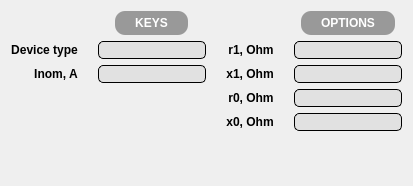
            <widget class="QWidget" name="insertContactPage">
             <layout class="QGridLayout" name="gridLayout_3">
              <property name="bottomMargin">
               <number>55</number>
              </property>
              <property name="horizontalSpacing">
               <number>20</number>
              </property>
              <item row="0" column="1" alignment="Qt::AlignHCenter|Qt::AlignVCenter">
               <widget class="QLabel" name="insertContactTitle">
                <property name="font">
                 <font>
                  <pointsize>9</pointsize>
                  <weight>75</weight>
                  <bold>true</bold>
                 </font>
                </property>
                <property name="styleSheet">
                 <string notr="true">background-color: rgba(153, 153, 153);
color: rgb(255, 255, 255);
padding-right: 20px;
padding-left: 20px;
padding-top: 5px;
padding-bottom: 5px;
border-radius: 10px;
</string>
                </property>
                <property name="text">
                 <string>KEYS</string>
                </property>
                <property name="alignment">
                 <set>Qt::AlignCenter</set>
                </property>
               </widget>
              </item>
              <item row="0" column="3" alignment="Qt::AlignHCenter|Qt::AlignVCenter">
               <widget class="QLabel" name="insertContactTitle2">
                <property name="font">
                 <font>
                  <pointsize>9</pointsize>
                  <weight>75</weight>
                  <bold>true</bold>
                 </font>
                </property>
                <property name="styleSheet">
                 <string notr="true">background-color: rgba(153, 153, 153);
color: rgb(255, 255, 255);
padding-right: 20px;
padding-left: 20px;
padding-top: 5px;
padding-bottom: 5px;
border-radius: 10px;
</string>
                </property>
                <property name="text">
                 <string>OPTIONS</string>
                </property>
                <property name="alignment">
                 <set>Qt::AlignCenter</set>
                </property>
               </widget>
              </item>
              <item row="1" column="0" alignment="Qt::AlignRight">
               <widget class="QLabel" name="insertContactLabel">
                <property name="font">
                 <font>
                  <pointsize>9</pointsize>
                  <weight>75</weight>
                  <bold>true</bold>
                 </font>
                </property>
                <property name="text">
                 <string>Device type</string>
                </property>
                <property name="alignment">
                 <set>Qt::AlignCenter</set>
                </property>
               </widget>
              </item>
              <item row="1" column="1">
               <widget class="QLineEdit" name="insertContactEdit">
                <property name="font">
                 <font>
                  <pointsize>9</pointsize>
                 </font>
                </property>
                <property name="styleSheet">
                 <string notr="true">background-color: rgba(225, 225, 225);
border-radius: 5px;
border: 1px solid black</string>
                </property>
                <property name="alignment">
                 <set>Qt::AlignCenter</set>
                </property>
               </widget>
              </item>
              <item row="1" column="2" alignment="Qt::AlignRight">
               <widget class="QLabel" name="insertContactLabel3">
                <property name="font">
                 <font>
                  <pointsize>9</pointsize>
                  <weight>75</weight>
                  <bold>true</bold>
                 </font>
                </property>
                <property name="text">
                 <string>r1, Ohm</string>
                </property>
                <property name="alignment">
                 <set>Qt::AlignCenter</set>
                </property>
               </widget>
              </item>
              <item row="1" column="3">
               <widget class="QLineEdit" name="insertContactEdit3">
                <property name="font">
                 <font>
                  <pointsize>9</pointsize>
                 </font>
                </property>
                <property name="styleSheet">
                 <string notr="true">background-color: rgba(225, 225, 225);
border-radius: 5px;
border: 1px solid black</string>
                </property>
                <property name="alignment">
                 <set>Qt::AlignCenter</set>
                </property>
               </widget>
              </item>
              <item row="2" column="0" alignment="Qt::AlignRight">
               <widget class="QLabel" name="insertContactLabel2">
                <property name="font">
                 <font>
                  <pointsize>9</pointsize>
                  <weight>75</weight>
                  <bold>true</bold>
                 </font>
                </property>
                <property name="text">
                 <string>Inom, A</string>
                </property>
                <property name="alignment">
                 <set>Qt::AlignCenter</set>
                </property>
               </widget>
              </item>
              <item row="2" column="1">
               <widget class="QLineEdit" name="insertContactEdit2">
                <property name="font">
                 <font>
                  <pointsize>9</pointsize>
                 </font>
                </property>
                <property name="styleSheet">
                 <string notr="true">background-color: rgba(225, 225, 225);
border-radius: 5px;
border: 1px solid black</string>
                </property>
                <property name="alignment">
                 <set>Qt::AlignCenter</set>
                </property>
               </widget>
              </item>
              <item row="2" column="2" alignment="Qt::AlignRight">
               <widget class="QLabel" name="insertContactLabel4">
                <property name="font">
                 <font>
                  <pointsize>9</pointsize>
                  <weight>75</weight>
                  <bold>true</bold>
                 </font>
                </property>
                <property name="text">
                 <string>x1, Ohm</string>
                </property>
                <property name="alignment">
                 <set>Qt::AlignCenter</set>
                </property>
               </widget>
              </item>
              <item row="2" column="3">
               <widget class="QLineEdit" name="insertContactEdit4">
                <property name="font">
                 <font>
                  <pointsize>9</pointsize>
                 </font>
                </property>
                <property name="styleSheet">
                 <string notr="true">background-color: rgba(225, 225, 225);
border-radius: 5px;
border: 1px solid black</string>
                </property>
                <property name="alignment">
                 <set>Qt::AlignCenter</set>
                </property>
               </widget>
              </item>
              <item row="3" column="2" alignment="Qt::AlignRight">
               <widget class="QLabel" name="insertContactLabel5">
                <property name="font">
                 <font>
                  <pointsize>9</pointsize>
                  <weight>75</weight>
                  <bold>true</bold>
                 </font>
                </property>
                <property name="text">
                 <string>r0, Ohm</string>
                </property>
                <property name="alignment">
                 <set>Qt::AlignCenter</set>
                </property>
               </widget>
              </item>
              <item row="3" column="3">
               <widget class="QLineEdit" name="insertContactEdit5">
                <property name="font">
                 <font>
                  <pointsize>9</pointsize>
                 </font>
                </property>
                <property name="styleSheet">
                 <string notr="true">background-color: rgba(225, 225, 225);
border-radius: 5px;
border: 1px solid black</string>
                </property>
                <property name="alignment">
                 <set>Qt::AlignCenter</set>
                </property>
               </widget>
              </item>
              <item row="4" column="2" alignment="Qt::AlignRight">
               <widget class="QLabel" name="insertContactLabel6">
                <property name="font">
                 <font>
                  <pointsize>9</pointsize>
                  <weight>75</weight>
                  <bold>true</bold>
                 </font>
                </property>
                <property name="text">
                 <string>x0, Ohm</string>
                </property>
                <property name="alignment">
                 <set>Qt::AlignCenter</set>
                </property>
               </widget>
              </item>
              <item row="4" column="3">
               <widget class="QLineEdit" name="insertContactEdit6">
                <property name="font">
                 <font>
                  <pointsize>9</pointsize>
                 </font>
                </property>
                <property name="styleSheet">
                 <string notr="true">background-color: rgba(225, 225, 225);
border-radius: 5px;
border: 1px solid black</string>
                </property>
                <property name="alignment">
                 <set>Qt::AlignCenter</set>
                </property>
               </widget>
              </item>
             </layout>
            </widget>
